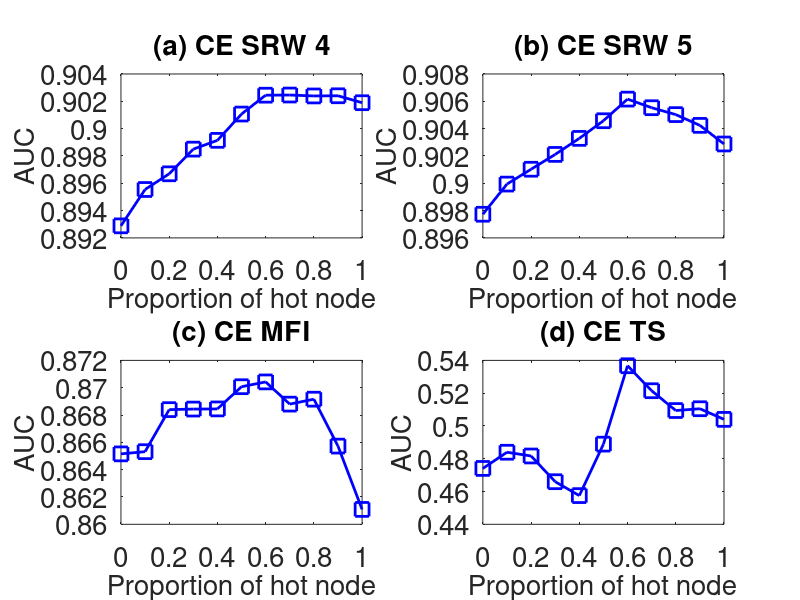

Here is the MATLAB script that generated this plot:
subplot(2,2,1);
x=0:0.1:1;
y=[0.8928828	0.8955432	0.8966924	0.898498	0.899141	0.9010672	0.902447	0.9024588	0.9023918	0.9024046	0.9018966
];
plot(x,y,'-bs','LineWidth',2,'MarkerSize',10);
set(gca,'FontSize',20);
xlabel('Proportion of hot node','fontsize',20);
ylabel('AUC','fontsize',20);
title('(a) CE SRW 4','fontsize',20);

subplot(2,2,2);
x=0:0.1:1;
y=[0.8977316	0.8999396	0.9010264	0.9021124	0.9032854	0.904577	0.9061604	0.90553	0.905026	0.904238	0.902875
];
plot(x,y,'-bs','LineWidth',2,'MarkerSize',10);
set(gca,'FontSize',20);
xlabel('Proportion of hot node','fontsize',20);
ylabel('AUC','fontsize',20);
title('(b) CE SRW 5','fontsize',20);

subplot(2,2,3);
x=0:0.1:1;
y=[0.8651561	0.865317	0.8683954	0.8684358	0.8684474	0.8700728	0.8704242	0.8687986	0.8691596	0.8657252	0.8610908
];
plot(x,y,'-bs','LineWidth',2,'MarkerSize',10);
set(gca,'FontSize',20);
xlabel('Proportion of hot node','fontsize',20);
ylabel('AUC','fontsize',20);
title('(c) CE MFI','fontsize',20);


subplot(2,2,4);
x=0:0.1:1;
y=[0.4740908	0.4839663	0.4816816	0.465987	0.457513	0.4889062	0.5367334	0.521493	0.5094054	0.5105022	0.504019
];
plot(x,y,'-bs','LineWidth',2,'MarkerSize',10);
set(gca,'FontSize',20);
xlabel('Proportion of hot node','fontsize',20);
ylabel('AUC','fontsize',20);
title('(d) CE TS','fontsize',20);